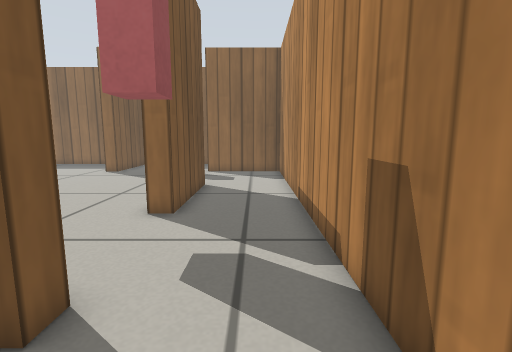
view 1 (above)

17 first-person views from a walk through a Gazebo world. The camera is 0.44 m above the floor, tilts 8° down and sees 85° across. The floor is counted in squares, 0.2 m on a side. Each view is taken from the middle of a square. On the plan, view 1 faces up. The plan holds only what a view shows up to about 17 squares ahead; the rest is blank. Simple patterns stand in for the simulator's built-in surfaces.

view 2
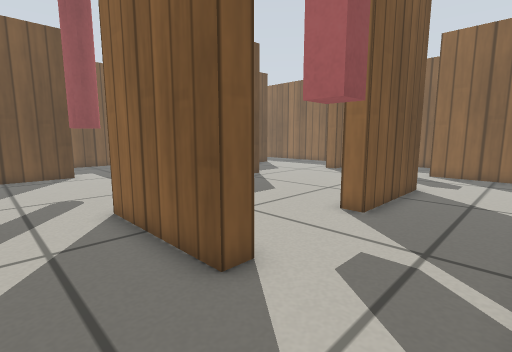

view 3
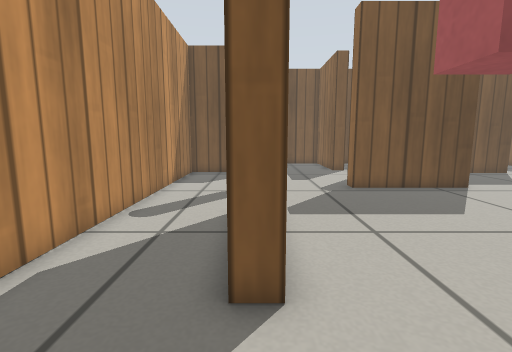

view 4
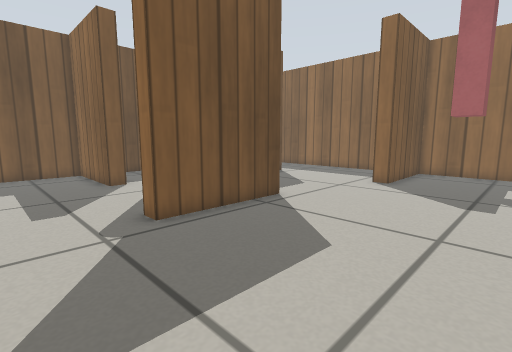

view 5
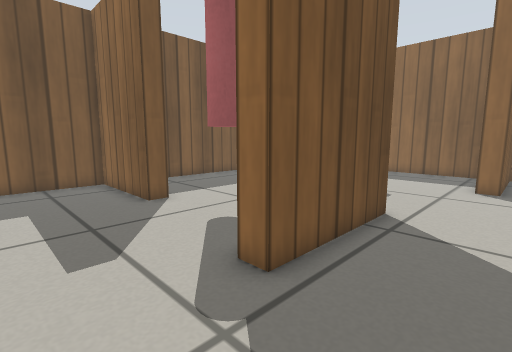

view 6
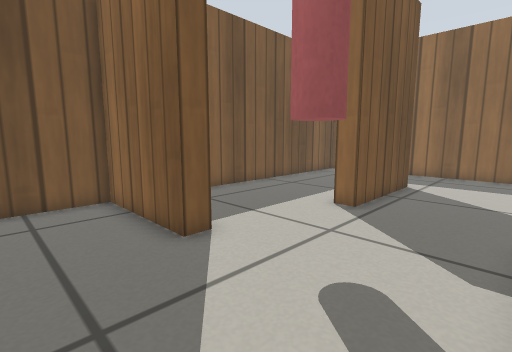

view 7
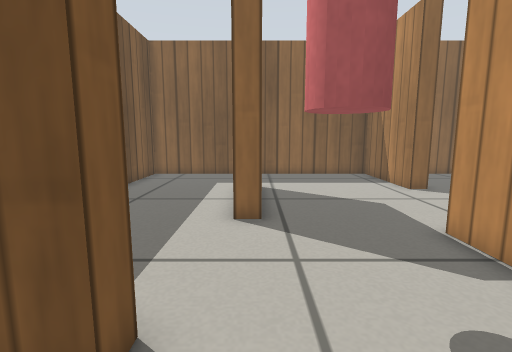

view 8
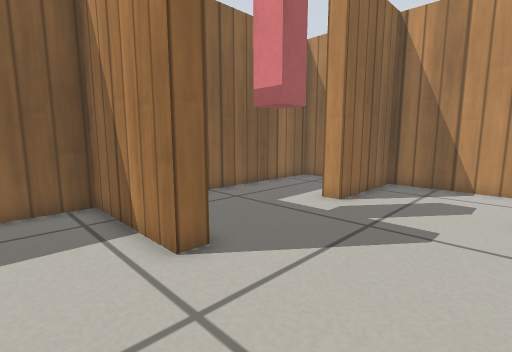

view 9
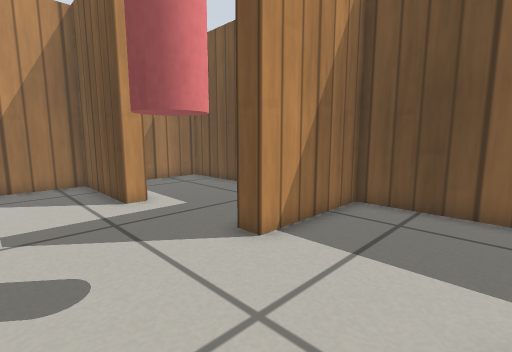

view 10
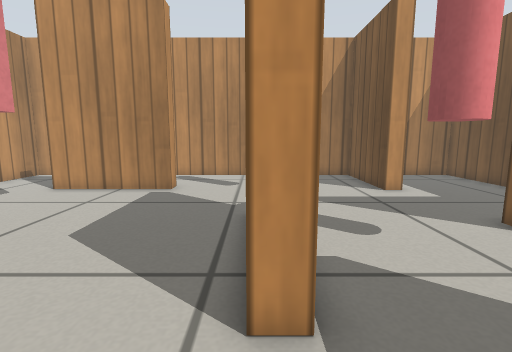

view 11
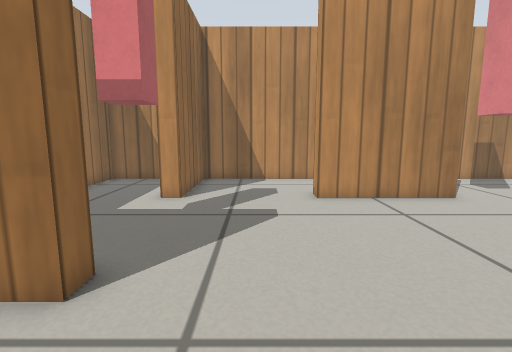

view 12
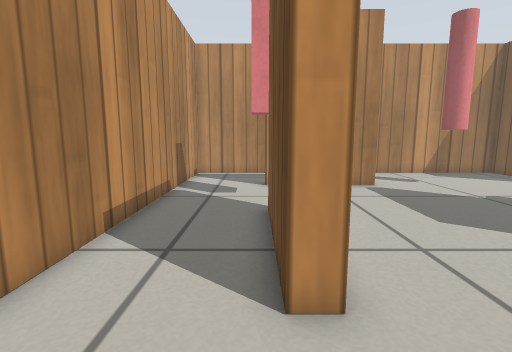

view 13
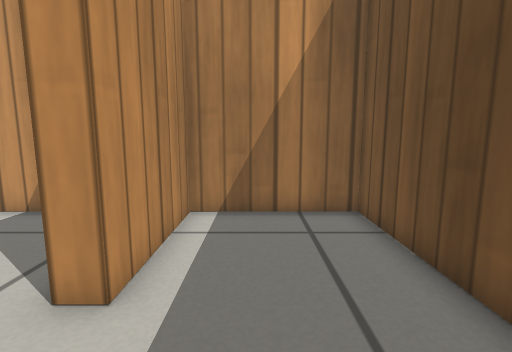

view 14
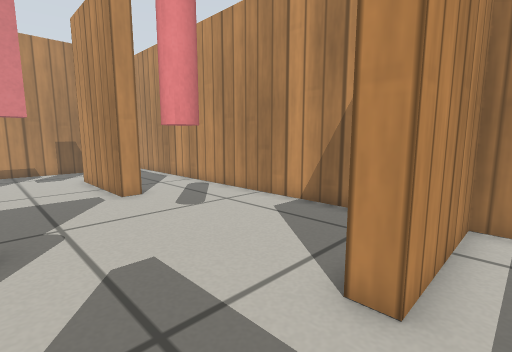

view 15
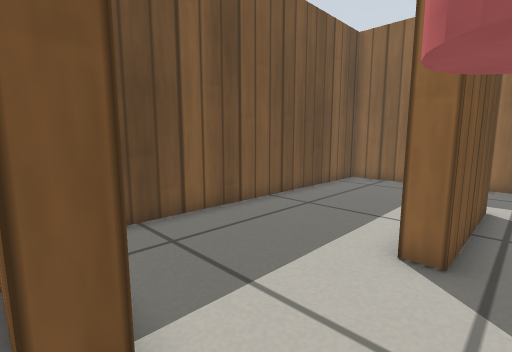

view 16
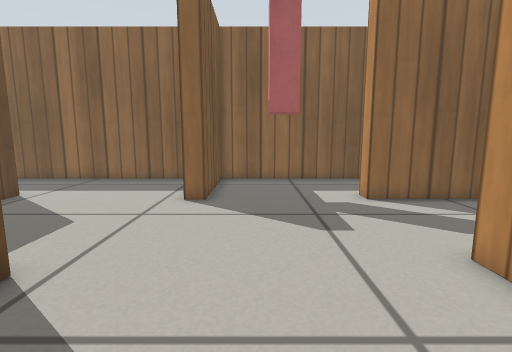

view 17
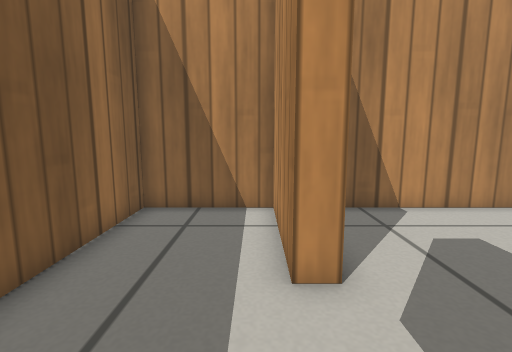

### Floor plan
Ten units are one square. View 1 is at (0, 0); x grows to the right and y downward. Boxes are objects, and circles mark ways between rooms. Rooms are numbered by the first view taken in them; rooms with no view inside come last. Other rooms are left out.
<svg viewBox="-225 -230 245 245">
<path fill="none" stroke="#000" d="M-116 -105 -116 -122 -109 -122 -109 -72 -117 -72M-74 -34 -24 -34 -24 -26 -74 -26 -74 -34M-31 -78 -31 -128 -24 -128 -24 -78 -31 -78M-88 -177 -95 -177 -95 -225 -220 -225 -220 -88 -173 -88 -173 -81 -220 -81 -220 10 -171 10 -171 -36 -163 -36 -163 10 15 10 15 -177 -31 -177 -31 -185M-158 -184 -158 -133 -166 -133M-31 -185 15 -185 15 -225 -88 -225 -88 -177"/>
<rect x="-155" y="-105" width="10" height="20" fill="#bbb"><title>pink pole</title></rect>
<rect x="-115" y="-35" width="10" height="10" fill="#bbb"><title>pink pole</title></rect>
<rect x="-65" y="-185" width="10" height="10" fill="#bbb"><title>pink post</title></rect>
<rect x="-35" y="-65" width="20" height="10" fill="#bbb"><title>pink post</title></rect>
<circle cx="-60" cy="-180" r="3" fill="#2a7"/>
<text x="-100" y="-100">1</text>
<text x="-40" y="-210">2</text>
</svg>
Room 1 opens to room 2.

Where each view was taken, in squares from view 1:
view 1: 0 up, 0 right, facing up
view 2: 0 up, 1 right, facing up-left
view 3: 3 up, 1 right, facing left
view 4: 4 up, 4 left, facing up-left
view 5: 4 up, 8 left, facing up-left
view 6: 5 up, 12 left, facing up-left
view 7: 6 up, 16 left, facing up
view 8: 13 up, 12 left, facing up-right
view 9: 13 up, 13 left, facing down-left
view 10: 15 up, 11 left, facing down
view 11: 15 up, 13 left, facing right
view 12: 16 up, 2 left, facing down
view 13: 7 up, 19 left, facing down
view 14: 7 up, 18 left, facing down-right
view 15: 8 up, 15 left, facing up-left
view 16: 8 up, 7 left, facing up
view 17: 19 up, 7 left, facing right
